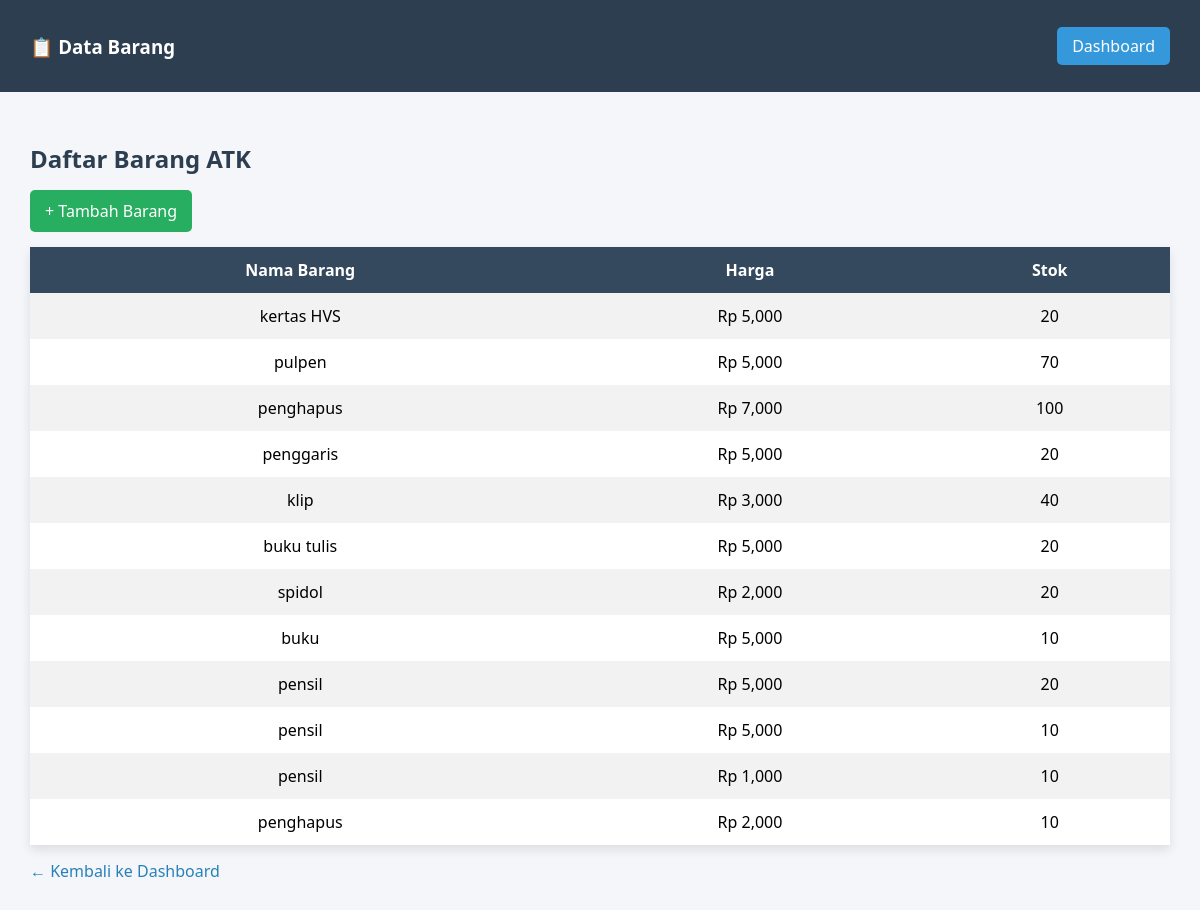
Page /barang.php (signed in) on the committed database.
### tables this page shows
CREATE TABLE `barang` (
  `id` int(11) NOT NULL,
  `nama_barang` varchar(100) DEFAULT NULL,
  `harga` int(11) DEFAULT NULL,
  `stok` int(11) DEFAULT NULL
);

### barang.php (the view, shortened to what this page needs)
<!DOCTYPE html>
<html lang="id">
<head>
</head>
<body>
<div class="navbar">
    <h3>📋 Data Barang</h3>
    <a href="dashboard.php">Dashboard</a>
</div>
<div class="container">
    <h2>Daftar Barang ATK</h2>
    <a href="tambah_barang.php" class="btn">+ Tambah Barang</a>
    <table>
        <tr>
            <th>Nama Barang</th>
            <th>Harga</th>
            <th>Stok</th>
        </tr>
        <?php
        $data = mysqli_query($conn, "SELECT * FROM barang");
        while ($d = mysqli_fetch_array($data)) {
        ?>
        <tr>
            <td><?= $d['nama_barang'] ?></td>
            <td>Rp <?= number_format($d['harga']) ?></td>
            <td><?= $d['stok'] ?></td>
        </tr>
        <?php } ?>
    </table>
    <a href="dashboard.php" class="back">← Kembali ke Dashboard</a>
</div>
</body>
</html>

### barang.php (style rules this page uses)
body { margin: 0; background: #f4f6f9; font-family: 'Segoe UI', sans-serif; }
.navbar { background: #2c3e50; color: white; padding: 15px 30px; display: flex; justify-content: space-between; align-items: center; }
.navbar a { color: white; text-decoration: none; background: #3498db; padding: 8px 15px; border-radius: 5px; }
.container { padding: 30px; }
h2 { margin-bottom: 15px; color: #2c3e50; }
.btn { display: inline-block; margin-bottom: 15px; padding: 10px 15px; background: #27ae60; color: white; text-decoration: none; border-radius: 5px; }
table { width: 100%; border-collapse: collapse; background: white; box-shadow: 0 5px 10px rgba(0,0,0,0.1); }
th, td { padding: 12px; text-align: center; }
th { background: #34495e; color: white; }
tr:nth-child(even) { background: #f2f2f2; }
.back { margin-top: 15px; display: inline-block; color: #2980b9; text-decoration: none; }

### rows in the picture
barang: nama_barang "kertas HVS", harga "5,000", stok "20"
barang: nama_barang "pulpen", harga "5,000", stok "70"
barang: nama_barang "penghapus", harga "7,000", stok "100"
barang: nama_barang "penggaris", harga "5,000", stok "20"
barang: nama_barang "klip", harga "3,000", stok "40"
barang: nama_barang "buku tulis", harga "5,000", stok "20"
barang: nama_barang "spidol", harga "2,000", stok "20"
barang: nama_barang "buku", harga "5,000", stok "10"
barang: nama_barang "pensil", harga "5,000", stok "20"
barang: nama_barang "pensil", harga "5,000", stok "10"
barang: nama_barang "pensil", harga "1,000", stok "10"
barang: nama_barang "penghapus", harga "2,000", stok "10"
